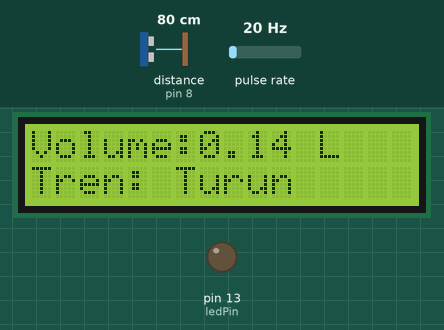
Simulated run of this sketch. Board: Arduino Uno, built with avr-gcc and run on an emulated ATmega328P. Parts: 16×2 character LCD, output pins drawn as LEDs (lit = HIGH). Wiring (inferred from the names in the program): ultrasonic range finder: trigger pin 9; echo pin 8; pulse sensor: data pin 2. The inputs (shaded band) are chosen by the test bench; at power-on: distance to the obstacle (sensor on pin 8) 80 cm, pulse rate 20 Hz. The echo pulse lasts 58.3 µs per cm; pins used as bus, display or sensor lines are not drawn; what the sketch prints to the serial monitor is not drawn.

Above: at 3.2 s.
3.3 s: distance to the obstacle (sensor on pin 8) set to 2 cm
At 5.1 s:
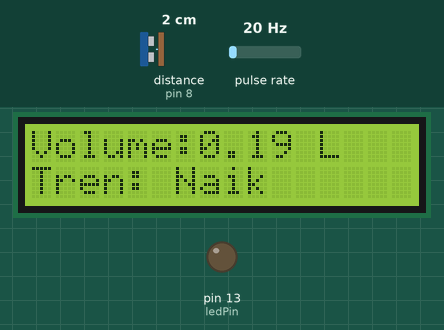
6.4 s: pulse rate (sensor on pin 2) set to 4 Hz
At 8.2 s:
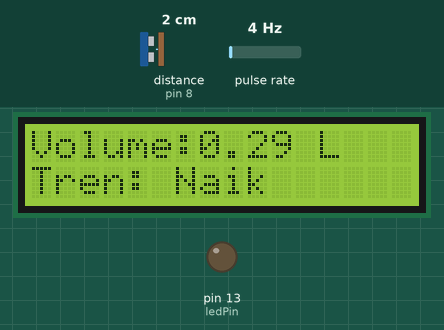
9.5 s: pulse rate (sensor on pin 2) set to 50 Hz
At 11.4 s:
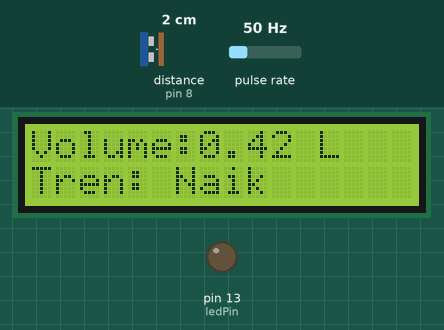
12.6 s: distance to the obstacle (sensor on pin 8) set to 250 cm
At 13.4 s:
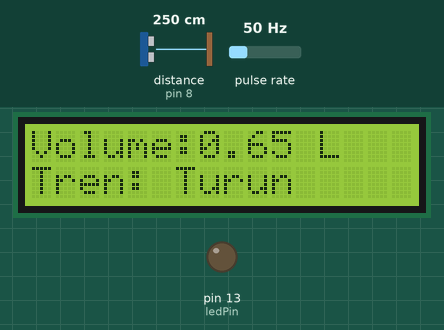
15.3 s: distance to the obstacle (sensor on pin 8) set to 4 cm
At 16.6 s:
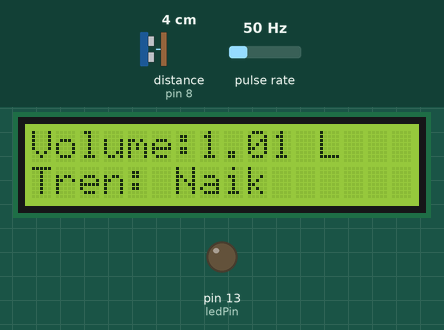
17.5 s: pulse rate (sensor on pin 2) set to 100 Hz
At 19.0 s:
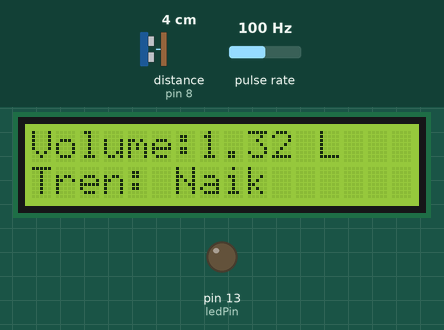
Timing chart, 0 to 20.5 s (numbered marks = the images above; inputs shaded):
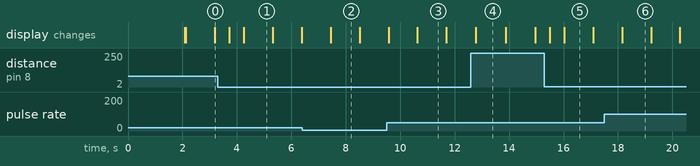

The sketch:

STIK3039-2024-6-Embedded-System.ino
```cpp
#include <LiquidCrystal_I2C.h>

// Konfigurasi sensor aliran air
volatile int pulsa_sensor = 0; // Variabel untuk menghitung pulsa dari sensor
unsigned long waktuAktual;     // Waktu saat ini
unsigned long waktuLoop = 0;   // Waktu loop sebelumnya
double volumeAir = 0;          // Volume air total dalam liter
unsigned int literPerjam;      // Debit air dalam liter per jam
const unsigned char pinFlowsensor = 2; // Pin sensor aliran air
const int ledPin = 13;                 // Pin untuk LED indikator

// Konfigurasi sensor ultrasonik
int trigPin = 9;    // TRIG pin
int echoPin = 8;    // ECHO pin
float duration_us, distance_cm;

// Konfigurasi LCD
int lcdColumns = 16;
int lcdRows = 2;
LiquidCrystal_I2C lcd(0x27, lcdColumns, lcdRows);

// Data tren harian (dalam cm)
float dataHarian[7] = {10.5, 9.9, 9.5, 9.2, 7.0, 6.9, 0.0}; // Hari ke-7 diisi saat runtime

void cacahPulsa() {
  pulsa_sensor++; // Increment jumlah pulsa setiap interrupt
}

void setup() {
  // Konfigurasi sensor aliran air
  pinMode(pinFlowsensor, INPUT);  // Sensor sebagai input
  pinMode(ledPin, OUTPUT);        // LED sebagai output
  digitalWrite(pinFlowsensor, HIGH); // Pull-up resistor untuk pin sensor
  attachInterrupt(digitalPinToInterrupt(pinFlowsensor), cacahPulsa, RISING); // Interrupt pada sinyal naik

  // Konfigurasi sensor ultrasonik
  pinMode(trigPin, OUTPUT);
  pinMode(echoPin, INPUT);

  // Inisialisasi komunikasi serial
  Serial.begin(9600);

  // Inisialisasi LCD
  lcd.init();
  lcd.backlight();

  // Menampilkan pesan awal di LCD
  lcd.setCursor(0, 0);
  lcd.print("Inisialisasi...");
  delay(2000); // Tunggu 2 detik
  lcd.clear();
}

void loop() {
  // Mengukur durasi pulsa dari sensor ultrasonik
  digitalWrite(trigPin, HIGH);
  delayMicroseconds(10);
  digitalWrite(trigPin, LOW);
  duration_us = pulseIn(echoPin, HIGH);
  distance_cm = 0.017 * duration_us;

  // Update data untuk hari ke-7
  dataHarian[6] = distance_cm;

  // Hitung tren berdasarkan data harian
  String trenAir = hitungTren(dataHarian);

  // Proses setiap 1 detik untuk sensor aliran air
  waktuAktual = millis();
  if (waktuAktual - waktuLoop >= 1000) {
    waktuLoop = waktuAktual;

    // Hitung debit air dalam liter per jam
    literPerjam = (pulsa_sensor * 60) / 7.5;

    // Hitung volume air total dalam liter
    double literPerDetik = literPerjam / 3600.0; // Konversi ke liter per detik
    volumeAir += literPerDetik;                 // Tambahkan ke total volume air

    // Reset pulsa untuk penghitungan berikutnya
    pulsa_sensor = 0;

    // Tampilkan volume air di Serial Monitor
    Serial.print("Volume air total: ");
    Serial.print(volumeAir, 2);
    Serial.println(" liter");
  }

  // Tampilkan tren di Serial Monitor
  Serial.print("Tren Air: ");
  Serial.println(trenAir);

  // Menampilkan data pada LCD
  lcd.setCursor(0, 0);
  lcd.print("Volume:");
  lcd.print(volumeAir, 2);
  lcd.print(" L   "); // Tambahkan spasi untuk membersihkan sisa karakter

  lcd.setCursor(0, 1);
  lcd.print("Tren: ");
  lcd.print(trenAir);
  lcd.print("     "); // Tambahkan spasi untuk membersihkan sisa karakter

  // Tunggu 500 ms sebelum pengukuran berikutnya
  delay(500);
}

// Fungsi untuk menghitung tren
String hitungTren(float data[]) {
  float selisih = data[6] - data[5]; // Bandingkan hari ke-7 dengan hari ke-6
  if (selisih < 0) {
    return "Naik"; // Air naik (jarak berkurang)
  } else if (selisih > 0) {
    return "Turun"; // Air turun (jarak bertambah)
  }
  return "Stabil"; // Tidak ada perubahan signifikan (opsional jika ingin tetap dimasukkan)
}
```

Measured:
- after the input at 3.3 s, the display: first changes after 0.42 s (image 1 shows a later state)
- after the input at 12.6 s, the display: changes after 0.18 s (image 4)
- after the input at 15.3 s, the display: first changes after 0.19 s (image 5 shows a later state)
- what the display in image 1 shows lasts 1.0 s, from 4.3 s to 5.3 s
